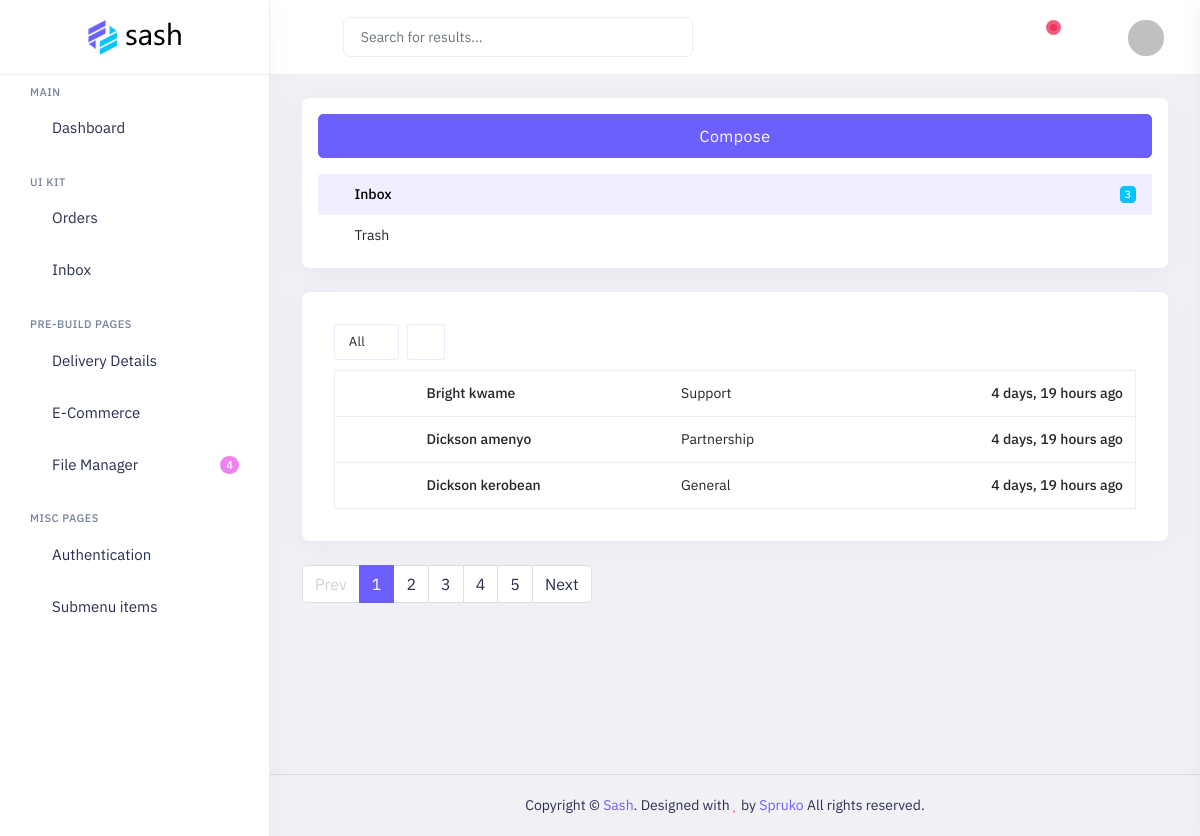
Page /dashboard/messages/ (signed in) on the committed database.
### frontend/models.py (models this page shows)
class Contact(models.Model):
    name = models.CharField(max_length=200, blank=True, null=True)
    topic = models.CharField(max_length=200, blank=True, null=True)
    email = models.EmailField(max_length=254)
    phone = models.CharField(max_length=200, blank=True, null=True)
    message = models.TextField()
    id = models.UUIDField(default=uuid.uuid4, unique=True,
                          primary_key=True, editable=False)
    created_at = models.DateTimeField(auto_now_add=True, null=True, blank=True)
    def __str__(self):
        return self.name

### admin_dashboard/views.py (the view)
# urls.py: path('messages/', views.allMessages, name="all-messages"),
@login_required(login_url='admin-login')
@user_passes_test(is_admin)
def allMessages(request):
    all_messages = Contact.objects.all()
    context = {
        'all_messages':all_messages
    }
    return render(request, 'admin_dashboard/contact/allMessages.html', context)

### admin_dashboard/views.py (called while the page is built)
def is_admin(user):
    return user.is_authenticated and user.is_staff

### admin_dashboard/templates/admin_dashboard/contact/allMessages.html (shortened to what this page needs)
{% extends 'layouts/admin_dashboard.html' %}
{% load static %}
{% block content %}
            <div class="main-content app-content mt-0">
                <div class="side-app">
                    <div class="main-container container-fluid">
                        <div class="page-header">
                            <h1 class="page-title">Mail-Inbox</h1>
                            <div>
                                <ol class="breadcrumb">
                                    <li class="breadcrumb-item"><a href="javascript:void(0)">Pages</a></li>
                                    <li class="breadcrumb-item active" aria-current="page">Mail-Inbox</li>
                                </ol>
                            </div>
                        </div>
                        <div class="row">
                            <div class="col-xl-3">
                                <div id="scroll-stickybar" class="w-100">
                                    <div class="card">
                                        <div class="list-group list-group-transparent mb-0 mail-inbox pb-3">
                                            <div class="mt-4 mx-4 mb-4 text-center">
                                                <a href="email-compose.html" class="btn btn-primary btn-lg d-grid">Compose</a>
                                            </div>
                                            <a href="email-inbox.html" class="list-group-item d-flex align-items-center active mx-4">
                                                <span class="icons"><i class="ri-mail-line"></i></span> Inbox <span class="ms-auto badge bg-secondary bradius">{{all_messages.count}}</span>
                                            </a>
                                            <a href="javascript:void(0)" class="list-group-item d-flex align-items-center mx-4">
                                                <span class="icons"><i class="ri-delete-bin-line"></i></span> Trash
                                            </a>
                                        </div>
                                    </div>
                                </div>
                            </div>
                            <div class="col-xl-9">
                                <div class="card">
                                    <div class="card-body p-6">
                                        <div class="inbox-body">
                                            <div class="mail-option">
                                                <div class="chk-all">
                                                    <div class="btn-group">
                                                        <a data-bs-toggle="dropdown" href="javascript:void(0)" class="btn mini all" aria-expanded="false">
                                                                All
                                                                <i class="fa fa-angle-down "></i>
                                                            </a>
                                                    </div>
                                                </div>
                                                <div class="btn-group">
                                                    <a href="javascript:void(0)" class="btn mini tooltips">
                                                        <i class=" fa fa-refresh"></i>
                                                    </a>
                                                </div>
                                            </div>
                                            <div class="table-responsive">
                                                <table class="table table-inbox table-hover text-nowrap mb-0">
                                                    <tbody>
                                                        {% for message in all_messages %}
                                                            <tr class="">
                                                                <td class="inbox-small-cells"><i class="fa fa-trash-o me-2"></i></td>
                                                                <td class="view-message dont-show fw-semibold clickable-row" data-href='{% url "view-message" message.id %}'>{{message.name|capfirst}}</td>
                                                                <td class="view-message view-message clickable-row" data-href='email-read.html'>{{message.topic}}</td>
                                                                <td class="view-message text-end fw-semibold clickable-row" data-href='email-read.html'>{{message.created_at|timesince}} ago</td>
                                                            </tr>
                                                        {% endfor %}
                                                    </tbody>
                                                </table>
                                            </div>
                                        </div>
                                    </div>
                                </div>
                                <ul class="pagination mb-4">
                                    <li class="page-item page-prev disabled">
                                        <a class="page-link" href="javascript:void(0)" tabindex="-1">Prev</a>
                                    </li>
                                    <li class="page-item active"><a class="page-link" href="javascript:void(0)">1</a></li>
                                    <li class="page-item"><a class="page-link" href="javascript:void(0)">2</a></li>
                                    <li class="page-item"><a class="page-link" href="javascript:void(0)">3</a></li>
                                    <li class="page-item"><a class="page-link" href="javascript:void(0)">4</a></li>
                                    <li class="page-item"><a class="page-link" href="javascript:void(0)">5</a></li>
                                    <li class="page-item page-next">
                                        <a class="page-link" href="javascript:void(0)">Next</a>
                                    </li>
                                </ul>
                            </div>
                        </div>
                    </div>
                </div>
            </div>
{% endblock content %}

### rows in the picture
Contact: name "Bright kwame", topic "Support", created_at "4 days, 19 hours"
Contact: name "Dickson amenyo", topic "Partnership", created_at "4 days, 19 hours"
Contact: name "Dickson kerobean", topic "General", created_at "4 days, 19 hours"

### other values in the picture
{{ all_messages.count }} "3"
